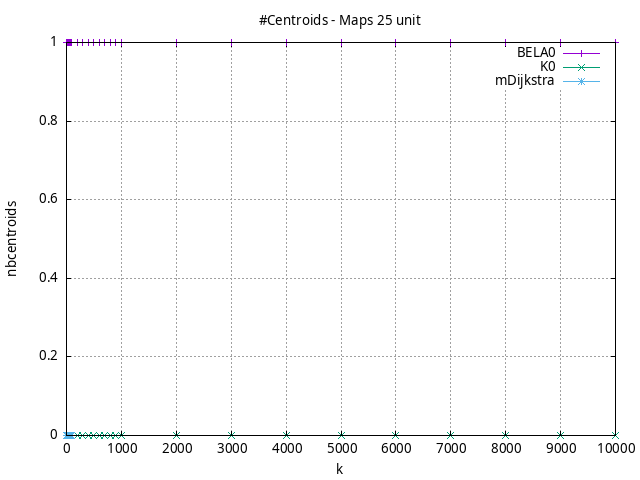

The gnuplot source for this figure:
#!/usr/bin/gnuplot
# -*- coding: utf-8 -*-
#
# results/maps/unit/25/random512-25.brute-force.unit.nbcentroids.gnuplot
#
# Started on 04/03/2024 23:09:09
# Author: Carlos Linares López
set grid
set xlabel "k"
set ylabel "nbcentroids"

set title "#Centroids - Maps 25 unit"

set terminal png enhanced font "Ariel,10"
set output 'random512-25.brute-force.unit.nbcentroids.png'

plot "-" title "BELA0"      with linesp, "-" title "K0"      with linesp, "-" title "mDijkstra"      with linesp

	1 1.0
	2 1.0
	3 1.0
	4 1.0
	5 1.0
	6 1.0
	7 1.0
	8 1.0
	9 1.0
	10 1.0
	20 1.0
	30 1.0
	40 1.0
	50 1.0
	60 1.0
	70 1.0
	80 1.0
	90 1.0
	100 1.0
	200 1.0
	300 1.0
	400 1.0
	500 1.0
	600 1.0
	700 1.0
	800 1.0
	900 1.0
	1000 1.0
	2000 1.0
	3000 1.0
	4000 1.0
	5000 1.0
	6000 1.0
	7000 1.0
	8000 1.0
	9000 1.0
	10000 1.0
end
	1 0.0
	2 0.0
	3 0.0
	4 0.0
	5 0.0
	6 0.0
	7 0.0
	8 0.0
	9 0.0
	10 0.0
	20 0.0
	30 0.0
	40 0.0
	50 0.0
	60 0.0
	70 0.0
	80 0.0
	90 0.0
	100 0.0
	200 0.0
	300 0.0
	400 0.0
	500 0.0
	600 0.0
	700 0.0
	800 0.0
	900 0.0
	1000 0.0
end
	1 0.0
	2 0.0
	3 0.0
	4 0.0
end
